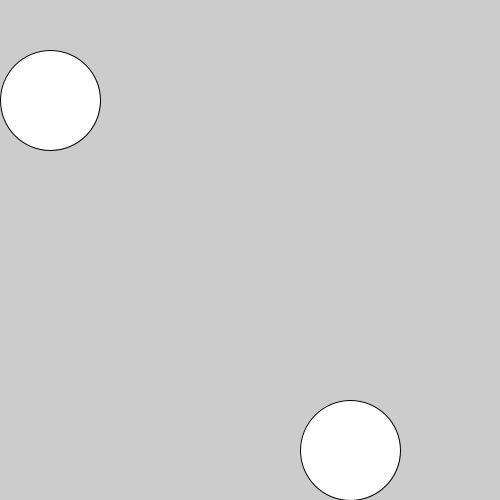
Frame 1 (no input)
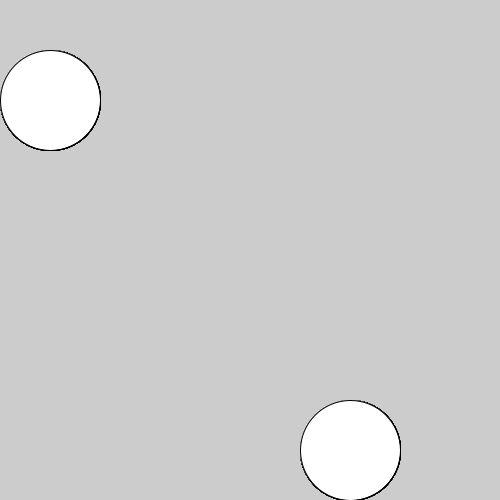
Frame 60 (the mouse pressed at the canvas centre just before this capture)
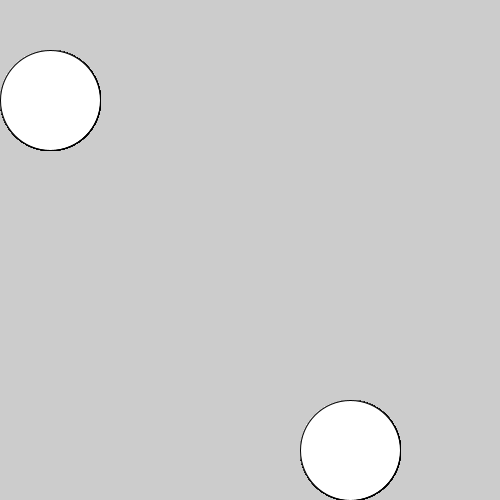
Frame 120 (the mouse held since frame 60 and released just before this capture)

The Processing sketch that drew these frames (run headless with seeded random() and noise(); from frame 60 on, the mouse is pressed at the canvas centre):

// Processing sketch: twoCircle
// ── twoCircle.pde
int[] cx = new int[2];
int[] cy = new int[2];

void setup()
{
  size(500,500);
  
  cx[0] = 50;
  cy[0] = 100;
  cx[1] = 350;
  cy[1] = 450;
}

void draw()
{
  ellipse(cx[0], cy[0], 100, 100);
  ellipse(cx[1], cy[1], 100, 100);
}
